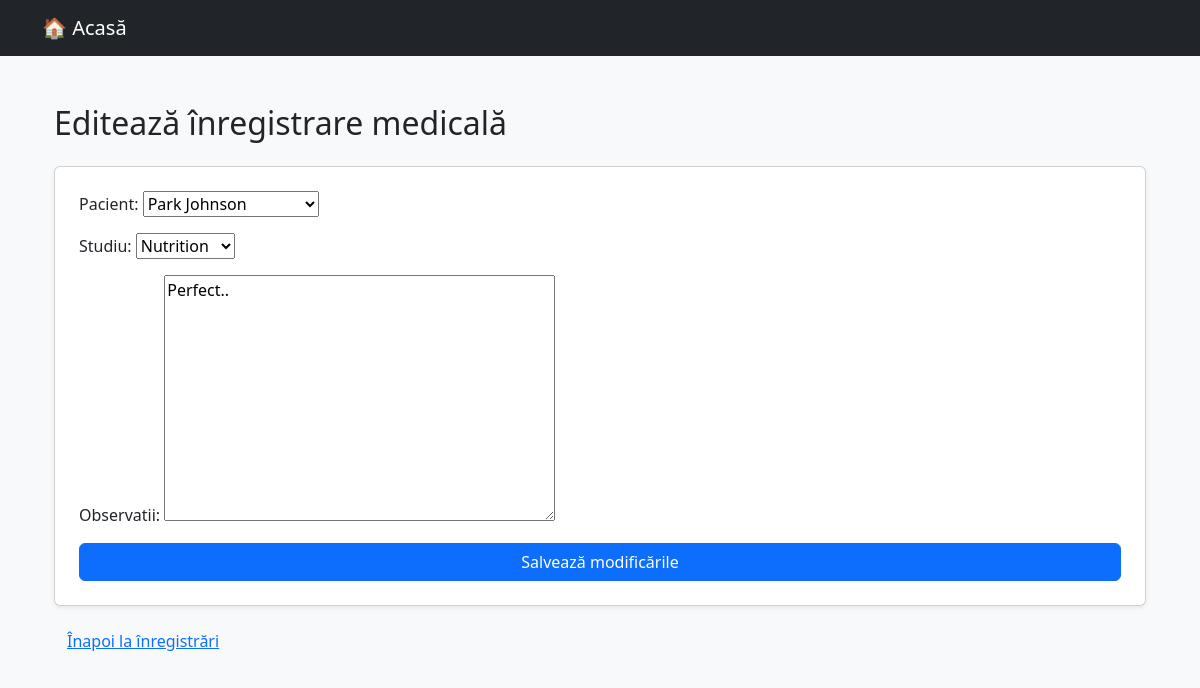
Page /pacienti/inregistrari/editeaza/2/ on the committed database.
### pacienti/models.py (models this page shows, shortened)
class InregistrareMedicala(models.Model):
    pacient = models.ForeignKey(Pacient, on_delete=models.CASCADE)
    studiu = models.ForeignKey(StudiuClinic, on_delete=models.CASCADE)
    data_inregistrarii = models.DateField(auto_now_add=True)
    observatii = models.TextField(blank=True)
    class Meta:
        verbose_name = "Înregistrare medicală"
        verbose_name_plural = "Înregistrări medicale"

### pacienti/views.py (the view)
# urls.py: path('inregistrari/editeaza/<int:inregistrare_id>/', views.editeaza_inregistrare, name='editeaza_inregistrare'),
def editeaza_inregistrare(request, inregistrare_id):
    inregistrare = get_object_or_404(InregistrareMedicala, id=inregistrare_id)
    if request.method == 'POST':
        form = InregistrareMedicalaForm(request.POST, instance=inregistrare)
        if form.is_valid():
            form.save()
            return redirect('lista_inregistrari')
    else:
        form = InregistrareMedicalaForm(instance=inregistrare)
    return render(request, 'pacienti/editeaza_inregistrare.html', {'form': form})

### pacienti/forms.py
class InregistrareMedicalaForm(forms.ModelForm):
    class Meta:
        model = InregistrareMedicala
        fields = ['pacient', 'studiu', 'observatii']

### pacienti/models.py (called while the page is built)
    def __str__(self):
        return f"{self.nume} {self.prenume}"

    def __str__(self):
        return self.titlu

### pacienti/templates/pacienti/editeaza_inregistrare.html (shortened to what this page needs)
{% extends 'back.html' %}
{% block content %}
<div class="container mt-5">
    <h2 class="mb-4">Editează înregistrare medicală</h2>
    <form method="post" class="card p-4 shadow-sm">
        {% for field in form %}
            <div class="mb-3">
                {{ field.label_tag }}
                {{ field }}
            </div>
        {% endfor %}
        <button type="submit" class="btn btn-primary">Salvează modificările</button>
    </form>
    <a href="{% url 'lista_inregistrari' %}" class="btn btn-link mt-3">Înapoi la înregistrări</a>
</div>
{% endblock %}

### rows in the picture
InregistrareMedicala: form "Park Johnson" "Nutrition" "Perfect.."

### other values in the picture
{{ field.label_tag }} "Pacient:" "Studiu:" "Observatii:"
